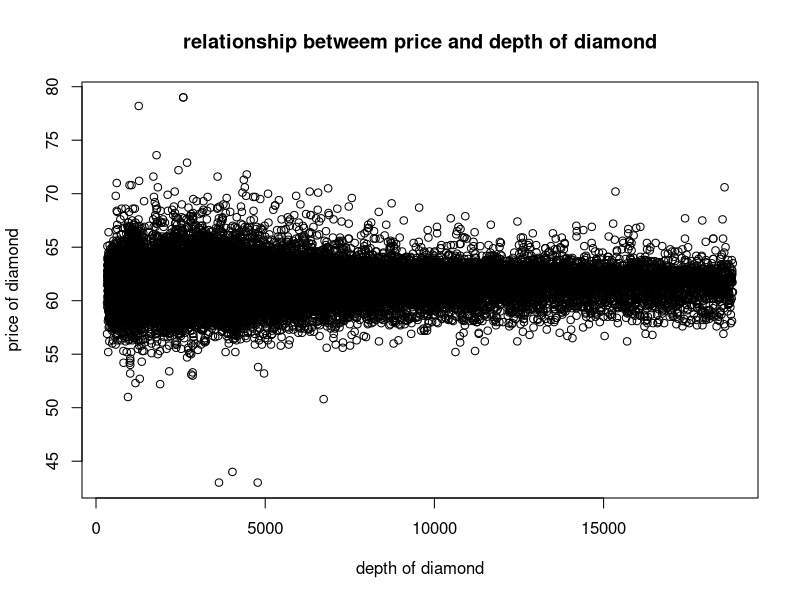
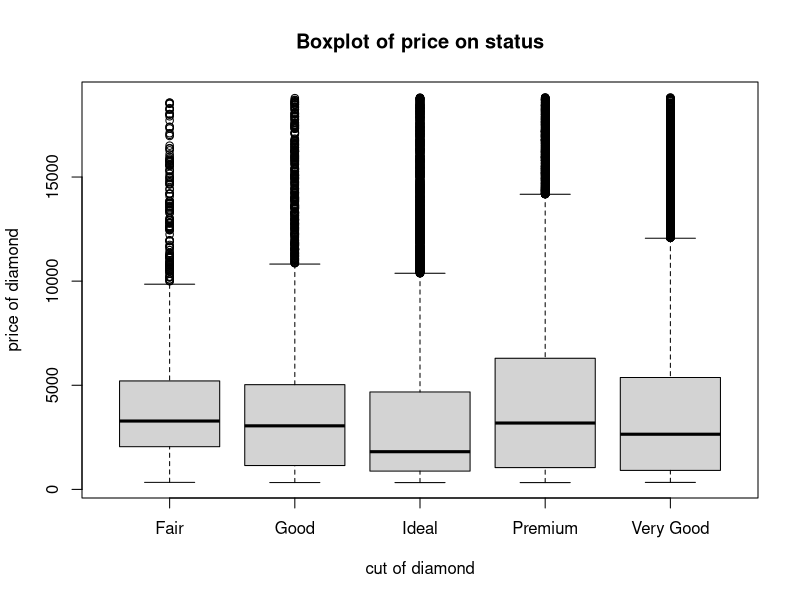
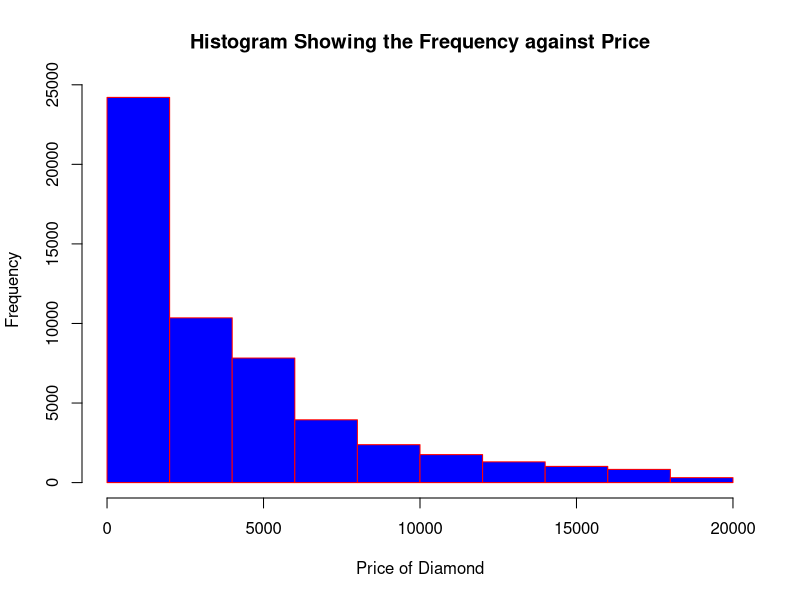

The R source for these figures, in order:
## ---- chunk 1
diamond <- read.csv("data/diamond.csv", sep = "," ,header = T)

## ---- chunk 2
View(diamond)

## ---- chunk 3
plot(diamond$price, diamond$depth, main = "relationship betweem price and depth of diamond", xlab = "depth of diamond", ylab = "price of diamond")


## ---- chunk 4
boxplot(diamond$price~diamond$cut, main = "Boxplot of price on status",
        xlab = "cut of diamond", ylab = "price of diamond")

## ---- chunk 5
 hist(diamond$price,  main = "Histogram Showing the Frequency against Price", xlab = "Price of Diamond", col = "Blue", border = "red" , breaks = 10)
